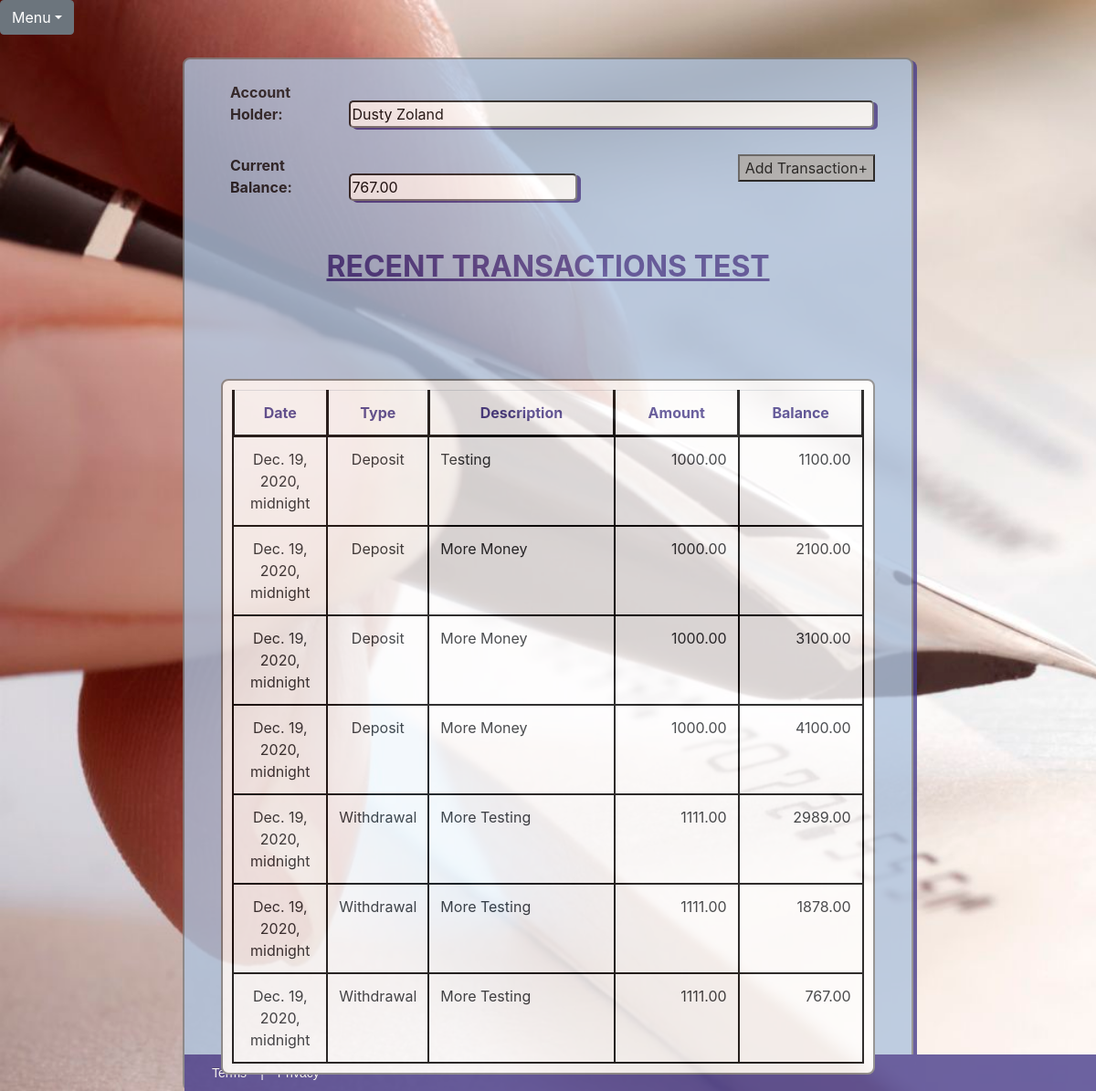
Page /1/balance/ on the committed database.
### Checkbook/models.py (models this page shows)
class Account(models.Model):
    first_name = models.CharField(max_length=50)
    last_name = models.CharField(max_length=50)
    initial_deposit = models.DecimalField(max_digits=15, decimal_places=2)
    Accounts = models.Manager()
    def __str__(self):
        return self.first_name + ' ' + self.last_name

class Transaction(models.Model):
    date = models.DateTimeField()
    type = models.CharField(max_length=10, choices=TransactionTypes)
    amount = models.DecimalField(max_digits=15, decimal_places=2)
    description = models.CharField(max_length=100)
    account = models.ForeignKey(Account, on_delete=models.CASCADE)
    Transactions = models.Manager()

### Checkbook/views.py (the view)
# urls.py: path('<int:pk>/balance/', views.balance, name='balance'),
def balance(request, pk):
    account = get_object_or_404(Account, pk=pk)
    transactions = Transaction.Transactions.filter(account=pk)
    current_total = account.initial_deposit
    table_contents = {}
    for t in transactions:
        if t.type == 'Deposit':
            current_total += t.amount
            table_contents.update({t: current_total})
        else:
            current_total -= t.amount
            table_contents.update({t: current_total})
    for value in table_contents:
        print(value.date, value.amount)
    print(table_contents.items())
    content = {'account': account, 'table_contents': table_contents, 'balance': current_total}
    return render(request, 'checkbook/BalanceSheet.html', content)

### Checkbook/templates/checkbook/BalanceSheet.html (shortened to what this page needs)
{% extends 'checkbook_base.html' %}
{% block content %}
			<div id="all-transactions-form">
				<form>
					<br>
					<label>Account Holder:</label>
					<input id="accountholder" type="text" name="accountHolder" value="{{ account }}" readonly>
					<br><br>
					<label>Current Balance:</label>
					<input id="balance" type="text" name="currentBalance" value="{{ balance }}" readonly>
					<button type="button"><a href="{% url 'transaction' %}">Add Transaction+</a></button>
				</form>
				<br><br>
			</div>
			<h2>RECENT TRANSACTIONS TEST</h2>
			<table class="table table-responsive" id ="transactions-table">
				<tr id="headerRow">
					<th>Date</th>
					<th>Type</th>
					<th>Description</th>
					<th>Amount</th>
					<th>Balance</th>
				</tr>
				{% for key, total in table_contents.items %}
				<tr>
					<td class="center">{{ key.date }}</td>
					<td class="center">{{ key.type }}</td>
					<td class="left">{{ key.description }}</td>
					<td class="right">{{ key.amount }}</td>
					<td class="right">{{ total }}</td>
				</tr>
				{% endfor %}
			<br><br>
{% endblock %}

### Checkbook/templates/checkbook_base.html (shortened to what this page needs)
{% load static %}
<!DOCTYPE html>
<html lang="en">
	<head>
		<link rel="stylesheet" href="{% static '/CSS/CheckbookApp.css' %}">
		<link rel="stylesheet" href="https://stackpath.bootstrapcdn.com/bootstrap/4.3.1/css/bootstrap.min.css">
		<link rel="stylesheet" href="https://maxcdn.bootstrapcdn.com/font-awesome/4.7.0/css/font-awesome.min.css">
	</head>
	<header>
		<div class="JavaScriptDropdown">
			<div class="btn-group">
				<button type="button" class="btn btn-secondary dropdown-toggle" data-toggle="dropdown">Menu</button>
			</div>
		</div>
	</header>
	<body id="body">
		<div class="checkbook-container">
			{% block content %}{% endblock %}
			<br><br>
		</div>
		<section id="block-footer">
			<p id="footer-right"><a href="#">Terms</a>|<a href="#">Privacy</a></p>
			<p id="footer-left">&copy;2019 - Bluebird Banking</p>
		</section>
	</body>
</html>

### Checkbook/static/CSS/CheckbookApp.css (style rules this page uses)
html, body { height: cover; width: cover; }
body { font-family: Lucida Sans Unicode; text-align: center; background-image: url('../../static/images/CheckCalligraphyPen.jpg'); -webkit-background-size: cover; -moz-background-size: cover; -o-background-size: cover; background-size: cover; overflow: scroll; background-repeat: no-repeat; }
label { width: 125px; margin-left: 50px; font-weight: bold; opacity: initial; }
input, select { width: 500px; border-radius: 5px; box-shadow: 4px 2px darkslateblue; }
th { border: 3px solid black; }
tr td { height: 25px; border: 2px solid black; word-wrap: normal; vertical-align: top; width: auto; }
#headerRow { color: darkslateblue; text-align: center; }
.center { text-align: center; width: 15%; }
.left { padding-left: 10px; width: 30%; word-wrap: normal; }
.right { padding-right: 5px; width: 20%; text-align: right; }
.JavaScriptDropdown { position: relative; margin-top: 0; }
.checkbook-container { opacity: 0.8; position: relative; width: 800px; height: auto; border-radius: 8px; border: 2px solid gray; box-shadow: 4px 3px darkslateblue; margin-left: auto; margin-right: auto; margin-top: 25px; background-color: lightsteelblue; }
.checkbook-container h2 { color: darkslateblue; font-size: 32px; font-weight: bold; text-align: center; text-decoration: underline; }
#all-transactions-form { position: relative; }
#all-transactions-form button { background-color: darkgray; position: relative; right: 40px; float: right; }
#accountholder { width: 575px; }
#balance { width: 250px; }
#transactions-table { background-color:white; width: 90%; height: auto; margin-right: auto; margin-left: auto; padding: 10px; border: 2px solid gray; border-collapse: collapse; border-radius: 8px; table-layout: auto; float: center; position: relative; }
.checkbook-container button, .new-account-button { background-color: darkgray; display: block; margin-left: auto; margin-right: auto; }
button a, button a:hover { text-decoration: none; text-align: center; color:black; }
#block-footer { clear: both; display: flex; width: 100%; -moz-box-sizing: border-box; margin: 0 auto; background-color: darkslateblue; position: fixed; bottom: 0; height: 40px; }
#block-footer a, #block-footer p { flex: 1; color: white; padding: 15px 15px; font-size: 14px; line-height: 10px; font-family:'PT Sans', Arial, Helvetica, sans-serif; }
#footer-left { width: 40%; text-align: right; }
#block-footer { float:left; clear:both; width:100%; }
#block-footer a { color: white; text-shadow: 0 -1px 0 rgba(0, 0, 0, 0.25); text-decoration: none; outline: medium none; }

### rows in the picture
Account: accountHolder "Dusty Zoland"
Transaction: date "Dec. 19, 2020, midnight", type "Deposit", description "Testing", amount "1000.00", total "1100.00"
Transaction: date "Dec. 19, 2020, midnight", type "Deposit", description "More Money", amount "1000.00", total "2100.00"
Transaction: date "Dec. 19, 2020, midnight", type "Deposit", description "More Money", amount "1000.00", total "3100.00"
Transaction: date "Dec. 19, 2020, midnight", type "Deposit", description "More Money", amount "1000.00", total "4100.00"
Transaction: date "Dec. 19, 2020, midnight", type "Withdrawal", description "More Testing", amount "1111.00", total "2989.00"
Transaction: date "Dec. 19, 2020, midnight", type "Withdrawal", description "More Testing", amount "1111.00", total "1878.00"
Transaction: date "Dec. 19, 2020, midnight", type "Withdrawal", description "More Testing", amount "1111.00", total "767.00"
